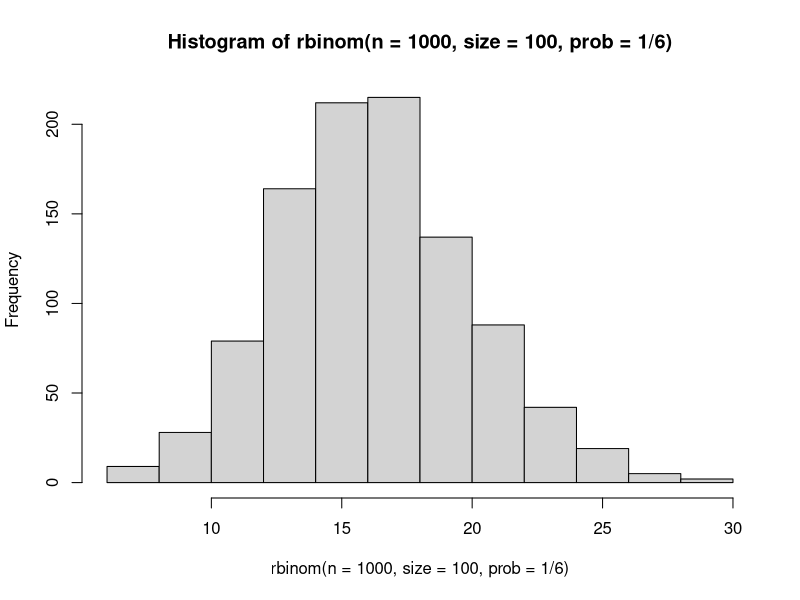

The R script that drew this image:
## what is the probability of getting 
## 5 or more heads from 7 coin flips?

## p(k=5) + p(k = 6) + p(k = 7)

dbinom(5, 7, prob = 1/2)
dbinom(6, 7, prob = 1/2)
dbinom(7, 7, prob = 1/2)

sum(dbinom(5:7, 7, prob = 1/2))

sum(dbinom(60:100, 100, prob = 1/2))

## rbinom: random generation

## n = number of experiments
## size = number of trials per exp
## 
hist(rbinom(n = 1000, 
            size = 100, 
            prob = 1/6))

## normal distribution

## z = (X - mu) / sd

# ?rnorm
## probability of being 1.25 SD above the mean?
## (for a standard normal distribution, mean = 0 / sd = 1)
pnorm(1.25, lower.tail = FALSE)
1 - pnorm(1.25)

## probability of being 1.25 SD below the mean?
pnorm(1.25, lower.tail = FALSE) # lower.tail= TRUE is the default
pnorm(-1.25)

## IQ is 132
## mean IQ = 100. sd is 15

pnorm(132, 100, 15, lower.tail = FALSE)

qnorm(.10, 100, 15, lower.tail = FALSE)
qnorm(.10, 100, 15, lower.tail = TRUE)
